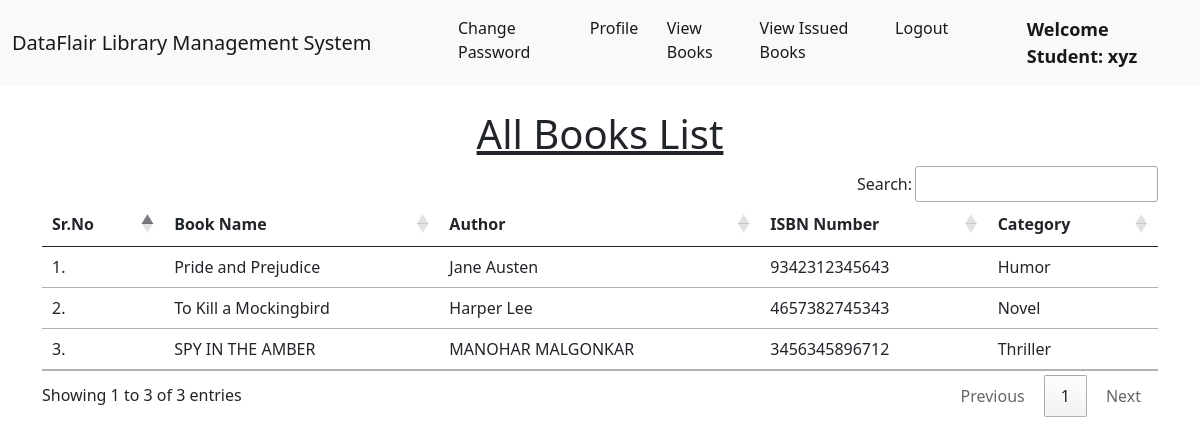
/view_books/ (signed in), run on the app's committed database.
### library/models.py (models this page shows, shortened)
class Book(models.Model):
    name = models.CharField(max_length=200)
    author = models.CharField(max_length=200)
    isbn = models.PositiveIntegerField()
    category = models.CharField(max_length=50)

### library/views.py (the view)
# urls.py: path("view_books/", views.view_books, name="view_books"),
@login_required(login_url = '/student_login')
def view_books(request):
    books = Book.objects.all()
    return render(request, "view_books.html", {'books':books})

### library/templates/view_books.html (shortened to what this page needs)
{% extends 'student_navbar.html' %}
{% load static %}
{% block body %}
<div class="container mt-4">
    <h1 class="text-center"><u>All Books List</u></h1>
    <table class="table table-hover" id="example">
        <thead>
            <tr>
                <th>Sr.No</th>
                <th>Book Name</th>
                <th>Author</th>
                <th>ISBN Number</th>
                <th>Category</th>
            </tr>
        </thead>
        <tbody>
            {% for book in books %}
            <tr>
                <td>{{forloop.counter}}.</td>
                <td>{{book.name}}</td>
                <td>{{book.author}}</td>
                <td>{{book.isbn}}</td>
                <td>{{book.category}}</td>
                </tr>
            {% endfor %}
        </tbody>
    </table>
    </div>
{% endblock %}

### library/templates/student_navbar.html (shortened to what this page needs)
<!doctype html>
<html lang="en">
  <head>
    <link href="https://cdn.jsdelivr.net/npm/bootstrap@5.1.0/dist/css/bootstrap.min.css" rel="stylesheet">
    <link rel="stylesheet" href="https://cdn.datatables.net/1.10.25/css/jquery.dataTables.min.css">
    <link rel="stylesheet" href="https://cdn.datatables.net/buttons/1.7.1/css/buttons.dataTables.min.css">
  </head>
  <body>
    <nav class="navbar navbar-expand-lg navbar-light bg-light sticky-top">
        <div class="container-fluid">
          <a class="navbar-brand" href="#">DataFlair Library Management System</a>
          <div class="collapse navbar-collapse" id="navbarSupportedContent">
            <ul class="navbar-nav me-auto mb-2 mb-lg-0">
              <li class="nav-item">
                <a class="nav-link active" aria-current="page" href="/change_password/">Change Password</a>
              </li>
              <li class="nav-item">
                <a class="nav-link active" aria-current="page" href="/profile/">Profile</a>
              </li>
              <li class="nav-item">
                <a class="nav-link active" aria-current="page" href="/view_books/">View Books</a>
              </li>
              <li class="nav-item">
                <a class="nav-link active" aria-current="page" href="/student_issued_books/">View Issued Books</a>
              </li>
              <li class="nav-item">
                <a class="nav-link active" aria-current="page" href="/logout/">Logout</a>
              </li>
              <li class="nav-item">
                <a style="font-weight:600; font-family:'Segoe UI', Tahoma, Geneva, Verdana, sans-serif; font-size: large;" class="nav-link active" href="#">Welcome Student: {{request.user}}</a>
              </li>
            </ul>
          </div>
        </div>
      </nav>
      {% block body %}
      {% endblock %}
  </body>
</html>

### data on the page
Book: name "Pride and Prejudice", author "Jane Austen", isbn "9342312345643", category "Humor"
Book: name "To Kill a Mockingbird", author "Harper Lee", isbn "4657382745343", category "Novel"
Book: name "SPY IN THE AMBER", author "MANOHAR MALGONKAR", isbn "3456345896712", category "Thriller"

### other printed values
{{ request.user }} "xyz"
